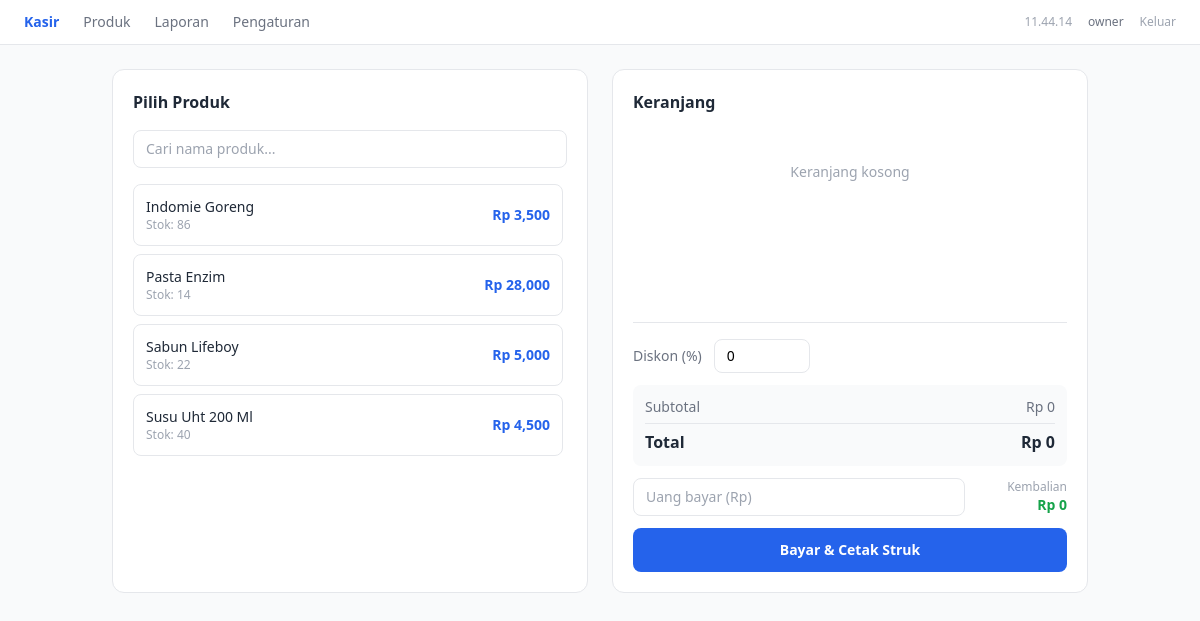
The page / (signed in) on the database its author committed.
### tables this page shows
CREATE TABLE produk (
            id INTEGER PRIMARY KEY AUTOINCREMENT,
            nama TEXT NOT NULL UNIQUE,
            harga INTEGER NOT NULL,
            stok INTEGER DEFAULT 0
        );

### app.py (the view)
@app.route("/")
@login_required()
def index():
    produk = get_semua_produk()
    nama_toko = get_setting("nama_toko", "Toko Saya")
    return render_template("index.html", produk=produk, nama_toko=nama_toko)

### app.py (called while the page is built)
@app.context_processor
def inject_globals():
    return dict(get_setting=get_setting, session=session)

def login_required(role=None):
    def decorator(f):
        @functools.wraps(f)
        def wrapped(*args, **kwargs):
            if "user" not in session:
                return redirect(url_for("login"))
            if role and session.get("role") != role and session.get("role") != "owner":
                return redirect(url_for("index"))
            return f(*args, **kwargs)
        return wrapped
    return decorator

### database.py (called while the page is built)
def get_db():
    conn = sqlite3.connect(DB_PATH)
    conn.row_factory = sqlite3.Row
    return conn

def get_semua_produk():
    conn = get_db()
    produk = conn.execute("SELECT * FROM produk ORDER BY nama").fetchall()
    conn.close()
    return produk

def get_setting(key, default=""):
    conn = get_db()
    try:
        row = conn.execute("SELECT value FROM settings WHERE key=?", (key,)).fetchone()
        conn.close()
        return row["value"] if row else default
    except:
        conn.close()
        return default

### templates/index.html (shortened to what this page needs)
<!DOCTYPE html>
<html lang="id">
<head>
<script src="https://cdn.tailwindcss.com"></script>
</head>
<body class="bg-gray-50 min-h-screen">
<nav class="bg-white border-b px-6 py-3 flex items-center justify-between">
  <div class="flex gap-6 text-sm font-medium">
    <a href="/" class="text-blue-600 font-semibold">Kasir</a>
    <a href="/produk" class="text-gray-500 hover:text-gray-800">Produk</a>
    {% if session.get("role") == "owner" %}
    <a href="/laporan" class="text-gray-500 hover:text-gray-800">Laporan</a>
    <a href="/settings" class="text-gray-500 hover:text-gray-800">Pengaturan</a>
    {% endif %}
  </div>
  <div class="flex items-center gap-4">
    <span class="text-xs text-gray-400 font-medium" id="jam-sekarang"></span>
    <span class="text-xs text-gray-500">{{ session.get("user","") }}</span>
    <a href="/logout" class="text-xs text-gray-400 hover:text-red-500">Keluar</a>
  </div>
</nav>
<div class="max-w-5xl mx-auto p-6 grid grid-cols-1 md:grid-cols-2 gap-6">
  <div class="bg-white rounded-xl border p-5">
    <h2 class="font-semibold text-gray-800 mb-4">Pilih Produk</h2>
    <input id="search-input" type="text" placeholder="Cari nama produk..."
      class="w-full border rounded-lg px-3 py-2 text-sm mb-4 focus:outline-none focus:ring-2 focus:ring-blue-300"
      oninput="filterProduk(this.value)">
    <div id="daftar-produk" class="space-y-2 max-h-96 overflow-y-auto pr-1">
      {% for p in produk %}
      <div class="produk-item flex justify-between items-center p-3 border rounded-lg hover:bg-blue-50 cursor-pointer transition"
           data-nama="{{ p.nama }}" data-stok="{{ p.stok }}"
           onclick="tambahKeKeranjang('{{ p.nama }}', {{ p.harga }}, {{ p.stok }})">
        <div>
          <p class="text-sm font-medium text-gray-800 capitalize">{{ p.nama }}</p>
          <p class="text-xs text-gray-400">Stok: <span class="stok-{{ p.id }}">{{ p.stok }}</span></p>
        </div>
        <span class="text-sm font-semibold text-blue-600">Rp {{ "{:,}".format(p.harga) }}</span>
      </div>
      {% endfor %}
    </div>
  </div>
  <div class="bg-white rounded-xl border p-5 flex flex-col">
    <h2 class="font-semibold text-gray-800 mb-4">Keranjang</h2>
    <div id="keranjang" class="flex-1 space-y-2 min-h-[180px]">
      <p class="text-sm text-gray-400 text-center py-8">Keranjang kosong</p>
    </div>
    <div class="border-t pt-4 mt-3 space-y-3">
      <div class="flex items-center gap-3">
        <label class="text-sm text-gray-500 whitespace-nowrap">Diskon (%)</label>
        <input id="input-diskon" type="number" min="0" max="100" value="0" placeholder="0"
          class="w-24 border rounded-lg px-3 py-1.5 text-sm focus:outline-none focus:ring-2 focus:ring-blue-300"
          oninput="hitungTotal()">
      </div>
      <div class="bg-gray-50 rounded-lg p-3 space-y-1.5 text-sm">
        <div class="flex justify-between text-gray-500">
          <span>Subtotal</span>
          <span id="subtotal-display">Rp 0</span>
        </div>
        <div class="flex justify-between font-semibold text-gray-800 text-base border-t pt-1.5 mt-1">
          <span>Total</span>
          <span id="total-display">Rp 0</span>
        </div>
      </div>
      <div class="flex gap-3 items-center">
        <div class="flex-1">
          <input id="input-bayar" type="number" placeholder="Uang bayar (Rp)"
            class="w-full border rounded-lg px-3 py-2 text-sm focus:outline-none focus:ring-2 focus:ring-blue-300"
            oninput="hitungKembalian()">
        </div>
        <div class="text-right min-w-[90px]">
          <p class="text-xs text-gray-400">Kembalian</p>
          <p id="kembalian-display" class="font-semibold text-green-600 text-sm">Rp 0</p>
        </div>
      </div>
      <button onclick="prosesTransaksi()"
        class="w-full bg-blue-600 text-white rounded-lg py-3 text-sm font-semibold hover:bg-blue-700 active:scale-95 transition">
        Bayar & Cetak Struk
      </button>
    </div>
  </div>
</div>
</body>
</html>

### rows shown on the page
produk: nama "Indomie Goreng", stok "86", harga "3,500"
produk: nama "Pasta Enzim", stok "14", harga "28,000"
produk: nama "Sabun Lifeboy", stok "22", harga "5,000"
produk: nama "Susu Uht 200 Ml", stok "40", harga "4,500"

### other values the page prints
{{ session.get("user","") }} "owner"
